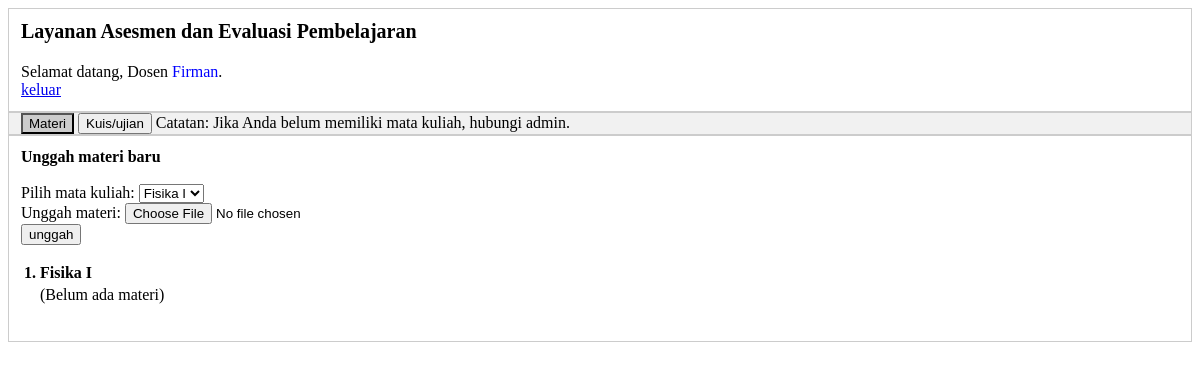
The page /teacher.php (signed in) on the database as committed earlier.
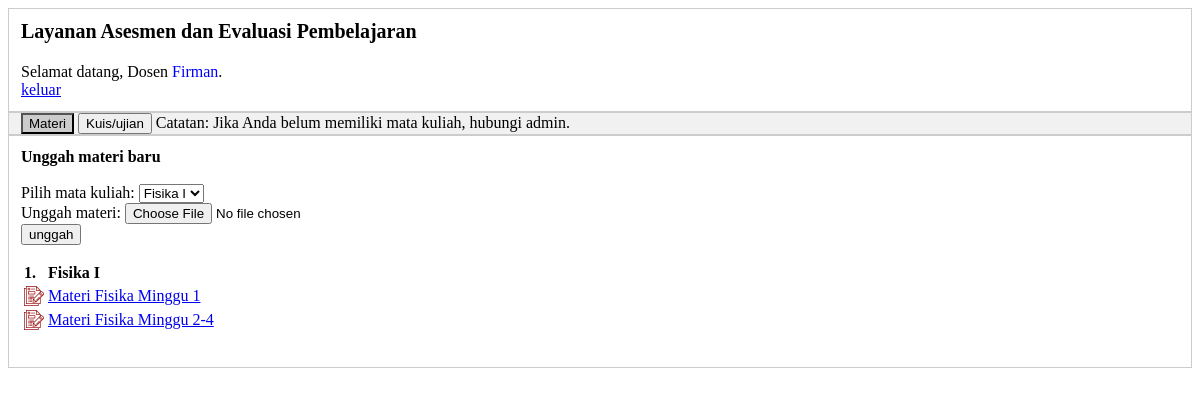
The same page on the database as committed later.
### tables this page shows
CREATE TABLE `course` (
  `id` int(1) NOT NULL,
  `teacher_id` int(1) DEFAULT NULL,
  `sks` int(11) NOT NULL,
  `course` varchar(50) DEFAULT NULL
);

CREATE TABLE `teachingFile` (
  `id` int(11) NOT NULL,
  `course_id` int(11) NOT NULL,
  `file` varchar(255) NOT NULL
);

### teacher.php (the view, shortened to what this page needs)
<link rel="stylesheet" href="style.css">
<div class="header">
<?php
  include("config.php");
  echo "<p class='logo'>Layanan Asesmen dan Evaluasi Pembelajaran</p>";
  echo "Selamat datang, Dosen ";
  echo "<span style='color:blue'>".$_SESSION[user]."</span>.<br>";
  echo "<a href='logout.php'>keluar</a><br>";
?>
</div>
<div class="tab">
  <div class="left">
    <button class="tablinks active" onclick="openTab(event, 'materi')">Materi</button>
    <button class="tablinks" onclick="openTab(event, 'ujian')">Kuis/ujian</button>
    Catatan: Jika Anda belum memiliki mata kuliah, hubungi admin.
  </div>
</div>
<div id="materi" class="tabcontent" style="display:block">
<?php
  $sql = "select course.id, course.course
          from course
          where course.teacher_id = $_SESSION[id]";
  $result = mysqli_query($db,$sql);
  $course = array();
  while($row = mysqli_fetch_assoc($result))
  { $course[] = $row; }
  $i = 1;
  if(empty($course))
  { echo "(Belum ada mata kuliah)";  }
  else
  { echo "<b>Unggah materi baru</b><br><br>";
    echo "<form action='uploadfile.php' method='POST' enctype='multipart/form-data'>";
    echo "<label for='course'>Pilih mata kuliah: </label>";
    echo "<select name='course' id='course' name='course'>";
    foreach($course as $y)
    { echo "<option value='".$y[id]."'>".$y[course]."</option>";  }
    echo "<select><br>";
    echo "<label for='file'>Unggah materi: </label>";
    echo "<input type='file' id='file' name='file'><br>";
    echo "<input type='submit' value='unggah'>";
    echo "</form>";
    echo "<table>";
    foreach($course as $course)
    {
      echo "<tr><td><b>".$i.". "."</b></td>";
      echo "<td><b>".$course[course]."</b></td></tr>";
      $sql = "select id, file from teachingFile where course_id = $course[id]";
      $result = mysqli_query($db,$sql);
      $file = array();
      while($row = mysqli_fetch_assoc($result))
      { $file[] = $row; }
      if(empty($file))
      { echo "<tr><td></td><td>(Belum ada materi)</td></tr>"; }
      else
      { foreach($file as $file)
        { echo "<tr><td><img src='se.png'></td>";
          echo "<td><a href='material/".$file[file]."'>".$file[file]."</a></td></tr>";
        }
      }
      echo "<tr><td>&nbsp;</td></tr>";
      $i++;
    }
    echo "</table>";
  }
?>
</div>

Rows that differ between the two databases and show on the page:
shown differently, row unchanged: course "Fisika I": no longer shows "(Belum ada materi)"
added teachingfile: file "Materi Fisika Minggu 1"
added teachingfile: file "Materi Fisika Minggu 2-4"
